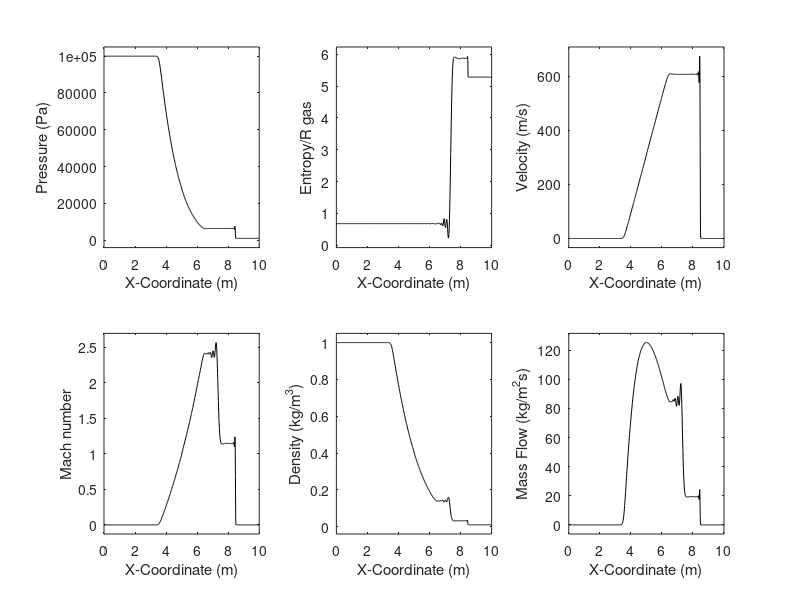

Write the MATLAB code that produced this figure.
%------------------------------------------------------------------------%
% Lax-Friedrichs method to solve 1-D Euler equations
% -----------------------------------------------------------------------%
clear;
clc;
close all;
n=601;              %Number of grid points
L=10;               %Length of domain
h=L/(n-1);          %Spatial step size
CFL=0.2;            %CFL number for stability
alpha=0.1;          %Parameter for artificial viscosity
t_final=3.9e-3;     %Final time
x=0:h:L;
gamma=1.4;          %Ratio of specific heats for ideal di-atomic gas
%------------------------------------------------------------------------%
% Define initial conditions
%------------------------------------------------------------------------%
p_l=1e5;            %Pressure in left side of shock tube at t=0
p_r=1e3;            %Pressure in right side of shock tuve at t=0
rho_l=1;            %Density at left side of shock tube at t=0
rho_r=0.01;         %Density at right side of shock tube at t=0
u_l=0;              %Velocity in left side of shock tube at t=0
u_r=0;              %Velocity in right side of shock tube at t=0
p(1:1:(n+1)/2)=p_l;
p((n+3)/2:1:n)=p_r;
rho(1:1:(n+1)/2)=rho_l;
rho((n+3)/2:1:n)=rho_r;
u(1:1:(n+1)/2)=u_l;
u((n+3)/2:1:n)=u_r;
E=p./((gamma-1)*rho)+0.5*u.^2;  %Total Energy
a=sqrt(gamma*p./rho);           %Speed of sound
dt=CFL*h/max(abs(a));           %Time step based on CFL number
step=0;
%------------------------------------------------------------------------%
% Time integration begins
%------------------------------------------------------------------------%
for t=dt:dt:t_final
    %Define q & F matrix
    q=[rho; rho.*u; rho.*E];
    F=[rho.*u; rho.*u.^2+p; u.*(rho.*E+p)];
    %Calculate q* and flow parameters
    q_star(1:3,1:n-1)=0.5*(q(1:3,1:n-1)+q(1:3,2:n))-dt/(2*h)*(F(1:3,2:n)-F(1:3,1:n-1));
    rho(1:n-1)=q_star(1,1:n-1);
    u(1:n-1)=q_star(2,1:n-1)./rho(1:n-1);
    E(1:n-1)=q_star(3,1:n-1)./rho(1:n-1);
    p(1:n-1)=(gamma-1)*rho(1:n-1).*(E(1:n-1)-0.5*u(1:n-1).^2);
    %Calculate F*
    F_star(1:3,1:n-1)=[rho(1:n-1).*u(1:n-1); rho(1:n-1).*u(1:n-1).^2+p(1:n-1); u(1:n-1).*(rho(1:n-1).*E(1:n-1)+p(1:n-1))];
    mx=[zeros(1,n-1);ones(1,n-1);u(1:n-1)];
    %Calculate arfiticial viscosity
    for i=1:3
        visc(i,1:n-1)=alpha*h^2*rho(1:n-1).*abs((u(2:n)-u(1:n-1))/h).*((u(2:n)-u(1:n-1))/h).*mx(i,1:n-1);
    end
    %Update F* and q matrix
    F_star=F_star-visc;
    q(1:3,2:n-1)=q(1:3,2:n-1)-dt/h*(F_star(1:3,2:n-1)-F_star(1:3,1:n-2));
    rho=q(1,1:n);
    u=q(2,1:n)./rho(1:n);
    E=q(3,1:n)./rho;
    p=(gamma-1)*rho.*(E-0.5*u.^2);
    step=step+1;
end
%calculation of flow parameters
a=sqrt(gamma*p./rho);
M=u./a;
p_ref=101325;           %Reference air pressure (N/m^2)
rho_ref=1.225;          %Reference air density (kg/m^3)
s=1/(gamma-1)*(log(p/p_ref)+gamma*log(rho_ref./rho)); %Entropy w.r.t reference condition
Q=rho.*u;               %Mass Flow rate per unit area
%------------------------------------------------------------------------%
offset=0.05;
subplot(231);plot(x,p,'k');xlabel('X-Coordinate (m)');ylabel('Pressure (Pa)');ylim([min(p)-(offset)*max(p) (1+offset)*max(p)]);
subplot(232);plot(x,s,'k');xlabel('X-Coordinate (m)');ylabel('Entropy/R gas');ylim([min(s)-(offset)*max(s) (1+offset)*max(s)]);
subplot(233);plot(x,u,'k');xlabel('X-Coordinate (m)');ylabel('Velocity (m/s)');ylim([min(u)-(offset)*max(u) (1+offset)*max(u)]);
subplot(234);plot(x,M,'k');xlabel('X-Coordinate (m)');ylabel('Mach number');ylim([min(M)-(offset)*max(M) (1+offset)*max(M)]);
subplot(235);plot(x,rho,'k');xlabel('X-Coordinate (m)');ylabel('Density (kg/m^3)');ylim([min(rho)-(offset)*max(rho) (1+offset)*max(rho)]);
subplot(236);plot(x,Q,'k');xlabel('X-Coordinate (m)');ylabel('Mass Flow (kg/m^2s)');ylim([min(Q)-(offset)*max(Q) (1+offset)*max(Q)]);
%------------------------------------------------------------------------%
%END ;D
